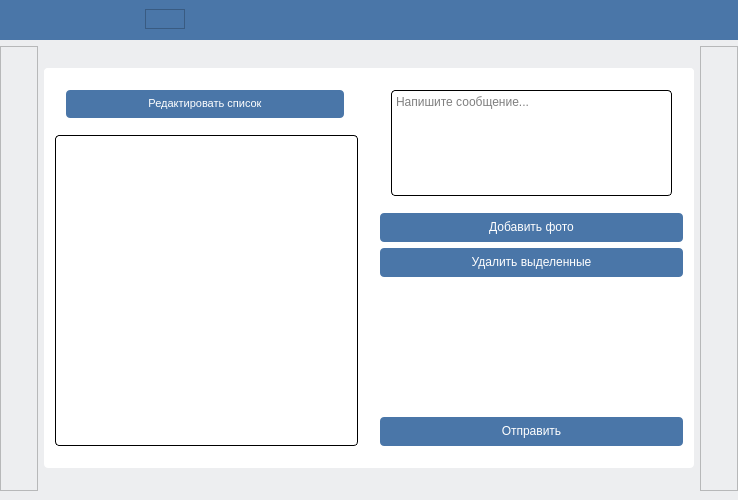
<?xml version="1.0" encoding="UTF-8"?>
<ui version="4.0">
 <class>MainWindow</class>
 <widget class="QMainWindow" name="MainWindow">
  <property name="geometry">
   <rect>
    <x>0</x>
    <y>0</y>
    <width>738</width>
    <height>500</height>
   </rect>
  </property>
  <property name="sizePolicy">
   <sizepolicy hsizetype="Fixed" vsizetype="Fixed">
    <horstretch>0</horstretch>
    <verstretch>0</verstretch>
   </sizepolicy>
  </property>
  <property name="windowTitle">
   <string>VK Sender</string>
  </property>
  <property name="styleSheet">
   <string notr="true"/>
  </property>
  <widget class="QWidget" name="centralWidget">
   <property name="sizePolicy">
    <sizepolicy hsizetype="Maximum" vsizetype="Maximum">
     <horstretch>0</horstretch>
     <verstretch>0</verstretch>
    </sizepolicy>
   </property>
   <property name="minimumSize">
    <size>
     <width>500</width>
     <height>500</height>
    </size>
   </property>
   <property name="styleSheet">
    <string notr="true">background-color: rgb(237,238,240);</string>
   </property>
   <layout class="QVBoxLayout" name="verticalLayout">
    <property name="spacing">
     <number>6</number>
    </property>
    <property name="leftMargin">
     <number>0</number>
    </property>
    <property name="topMargin">
     <number>0</number>
    </property>
    <property name="rightMargin">
     <number>0</number>
    </property>
    <property name="bottomMargin">
     <number>9</number>
    </property>
    <item>
     <widget class="QFrame" name="frameHeader">
      <property name="sizePolicy">
       <sizepolicy hsizetype="Preferred" vsizetype="Fixed">
        <horstretch>0</horstretch>
        <verstretch>0</verstretch>
       </sizepolicy>
      </property>
      <property name="minimumSize">
       <size>
        <width>0</width>
        <height>0</height>
       </size>
      </property>
      <property name="sizeIncrement">
       <size>
        <width>0</width>
        <height>0</height>
       </size>
      </property>
      <property name="baseSize">
       <size>
        <width>0</width>
        <height>0</height>
       </size>
      </property>
      <property name="styleSheet">
       <string notr="true">background-color: rgb(74,118,168);</string>
      </property>
      <layout class="QHBoxLayout" name="horizontalLayout">
       <property name="leftMargin">
        <number>9</number>
       </property>
       <property name="topMargin">
        <number>9</number>
       </property>
       <item>
        <spacer name="horizontalSpacer_2">
         <property name="orientation">
          <enum>Qt::Horizontal</enum>
         </property>
         <property name="sizeType">
          <enum>QSizePolicy::Expanding</enum>
         </property>
         <property name="sizeHint" stdset="0">
          <size>
           <width>40</width>
           <height>20</height>
          </size>
         </property>
        </spacer>
       </item>
       <item>
        <widget class="QFrame" name="frameLogo">
         <property name="sizePolicy">
          <sizepolicy hsizetype="Preferred" vsizetype="Preferred">
           <horstretch>0</horstretch>
           <verstretch>0</verstretch>
          </sizepolicy>
         </property>
         <property name="minimumSize">
          <size>
           <width>40</width>
           <height>0</height>
          </size>
         </property>
         <property name="maximumSize">
          <size>
           <width>40</width>
           <height>16777215</height>
          </size>
         </property>
         <property name="autoFillBackground">
          <bool>false</bool>
         </property>
         <property name="styleSheet">
          <string notr="true">background: url(&quot;:style/image/vk_logo.svg&quot;) no-repeat;</string>
         </property>
         <property name="frameShape">
          <enum>QFrame::StyledPanel</enum>
         </property>
         <property name="frameShadow">
          <enum>QFrame::Raised</enum>
         </property>
        </widget>
       </item>
       <item>
        <spacer name="horizontalSpacer_5">
         <property name="orientation">
          <enum>Qt::Horizontal</enum>
         </property>
         <property name="sizeHint" stdset="0">
          <size>
           <width>40</width>
           <height>20</height>
          </size>
         </property>
        </spacer>
       </item>
       <item>
        <spacer name="horizontalSpacer_4">
         <property name="orientation">
          <enum>Qt::Horizontal</enum>
         </property>
         <property name="sizeType">
          <enum>QSizePolicy::Expanding</enum>
         </property>
         <property name="sizeHint" stdset="0">
          <size>
           <width>40</width>
           <height>20</height>
          </size>
         </property>
        </spacer>
       </item>
       <item>
        <spacer name="horizontalSpacer">
         <property name="orientation">
          <enum>Qt::Horizontal</enum>
         </property>
         <property name="sizeType">
          <enum>QSizePolicy::Expanding</enum>
         </property>
         <property name="sizeHint" stdset="0">
          <size>
           <width>40</width>
           <height>20</height>
          </size>
         </property>
        </spacer>
       </item>
       <item>
        <spacer name="horizontalSpacer_3">
         <property name="orientation">
          <enum>Qt::Horizontal</enum>
         </property>
         <property name="sizeType">
          <enum>QSizePolicy::Expanding</enum>
         </property>
         <property name="sizeHint" stdset="0">
          <size>
           <width>100</width>
           <height>20</height>
          </size>
         </property>
        </spacer>
       </item>
      </layout>
     </widget>
    </item>
    <item>
     <layout class="QHBoxLayout" name="horizontalLayout_Main">
      <property name="spacing">
       <number>6</number>
      </property>
      <item>
       <widget class="QFrame" name="frame_left">
        <property name="sizePolicy">
         <sizepolicy hsizetype="Expanding" vsizetype="Preferred">
          <horstretch>1</horstretch>
          <verstretch>0</verstretch>
         </sizepolicy>
        </property>
        <property name="frameShape">
         <enum>QFrame::StyledPanel</enum>
        </property>
        <property name="frameShadow">
         <enum>QFrame::Raised</enum>
        </property>
       </widget>
      </item>
      <item>
       <widget class="QFrame" name="frameMainFields">
        <property name="sizePolicy">
         <sizepolicy hsizetype="Fixed" vsizetype="Fixed">
          <horstretch>0</horstretch>
          <verstretch>0</verstretch>
         </sizepolicy>
        </property>
        <property name="minimumSize">
         <size>
          <width>650</width>
          <height>0</height>
         </size>
        </property>
        <property name="maximumSize">
         <size>
          <width>600</width>
          <height>400</height>
         </size>
        </property>
        <property name="styleSheet">
         <string notr="true">background-color: white;
border-radius: 4px 4px 0 0;</string>
        </property>
        <property name="frameShape">
         <enum>QFrame::NoFrame</enum>
        </property>
        <property name="frameShadow">
         <enum>QFrame::Raised</enum>
        </property>
        <layout class="QHBoxLayout" name="horizontalLayout_2">
         <property name="spacing">
          <number>0</number>
         </property>
         <property name="leftMargin">
          <number>0</number>
         </property>
         <property name="topMargin">
          <number>0</number>
         </property>
         <property name="rightMargin">
          <number>0</number>
         </property>
         <item>
          <widget class="QFrame" name="editLinkListFrame">
           <property name="frameShape">
            <enum>QFrame::StyledPanel</enum>
           </property>
           <property name="frameShadow">
            <enum>QFrame::Raised</enum>
           </property>
           <layout class="QVBoxLayout" name="verticalLayout_2">
            <item>
             <widget class="QFrame" name="frameEditGroupButtons">
              <property name="sizePolicy">
               <sizepolicy hsizetype="Maximum" vsizetype="Maximum">
                <horstretch>0</horstretch>
                <verstretch>0</verstretch>
               </sizepolicy>
              </property>
              <property name="minimumSize">
               <size>
                <width>300</width>
                <height>30</height>
               </size>
              </property>
              <property name="frameShape">
               <enum>QFrame::StyledPanel</enum>
              </property>
              <property name="frameShadow">
               <enum>QFrame::Raised</enum>
              </property>
              <layout class="QHBoxLayout" name="horizontalLayout_4">
               <item>
                <widget class="QPushButton" name="editListButton">
                 <property name="font">
                  <font>
                   <family>MS Shell Dlg 2</family>
                   <pointsize>8</pointsize>
                   <weight>50</weight>
                   <italic>false</italic>
                   <bold>false</bold>
                  </font>
                 </property>
                 <property name="cursor">
                  <cursorShape>PointingHandCursor</cursorShape>
                 </property>
                 <property name="styleSheet">
                  <string notr="true">QPushButton{
	background-color: #4a76a8;
	padding: 7px 16px 8px;
	text-align: center;
	border-radius: 4px;
	color: white;
}
QPushButton:hover{
	background-color: #5181B8;
}</string>
                 </property>
                 <property name="text">
                  <string>Редактировать список</string>
                 </property>
                </widget>
               </item>
              </layout>
             </widget>
            </item>
            <item>
             <widget class="QFrame" name="frameGroupTable">
              <property name="sizePolicy">
               <sizepolicy hsizetype="Expanding" vsizetype="Expanding">
                <horstretch>0</horstretch>
                <verstretch>0</verstretch>
               </sizepolicy>
              </property>
              <property name="frameShape">
               <enum>QFrame::StyledPanel</enum>
              </property>
              <property name="frameShadow">
               <enum>QFrame::Raised</enum>
              </property>
              <layout class="QVBoxLayout" name="verticalLayout_3">
               <property name="leftMargin">
                <number>0</number>
               </property>
               <property name="topMargin">
                <number>0</number>
               </property>
               <property name="rightMargin">
                <number>0</number>
               </property>
               <property name="bottomMargin">
                <number>0</number>
               </property>
               <item>
                <widget class="QListWidget" name="groupList">
                 <property name="styleSheet">
                  <string notr="true">border: 1px solid black;</string>
                 </property>
                </widget>
               </item>
              </layout>
             </widget>
            </item>
           </layout>
          </widget>
         </item>
         <item>
          <widget class="QFrame" name="sendFieldsFrame">
           <property name="sizePolicy">
            <sizepolicy hsizetype="Expanding" vsizetype="Expanding">
             <horstretch>0</horstretch>
             <verstretch>0</verstretch>
            </sizepolicy>
           </property>
           <property name="frameShape">
            <enum>QFrame::StyledPanel</enum>
           </property>
           <property name="frameShadow">
            <enum>QFrame::Raised</enum>
           </property>
           <layout class="QVBoxLayout" name="verticalLayout_5">
            <item>
             <widget class="QFrame" name="textEditorFrame">
              <property name="sizePolicy">
               <sizepolicy hsizetype="Expanding" vsizetype="Expanding">
                <horstretch>0</horstretch>
                <verstretch>0</verstretch>
               </sizepolicy>
              </property>
              <property name="frameShape">
               <enum>QFrame::StyledPanel</enum>
              </property>
              <property name="frameShadow">
               <enum>QFrame::Raised</enum>
              </property>
              <layout class="QHBoxLayout" name="horizontalLayout_3">
               <item>
                <widget class="QTextEdit" name="messageEdit">
                 <property name="styleSheet">
                  <string notr="true">border: 1px solid black;</string>
                 </property>
                 <property name="placeholderText">
                  <string>Напишите сообщение...</string>
                 </property>
                </widget>
               </item>
              </layout>
             </widget>
            </item>
            <item>
             <widget class="QPushButton" name="addNewPhotoButton">
              <property name="cursor">
               <cursorShape>PointingHandCursor</cursorShape>
              </property>
              <property name="styleSheet">
               <string notr="true">QPushButton{
	background-color: #4a76a8;
	padding: 7px 16px 8px;
	text-align: center;
	border-radius: 4px;
	color: white;
}
QPushButton:hover{
	background-color: #5181B8;
}</string>
              </property>
              <property name="text">
               <string>Добавить фото</string>
              </property>
             </widget>
            </item>
            <item>
             <widget class="QPushButton" name="deleteSelectedPhotosButton">
              <property name="cursor">
               <cursorShape>PointingHandCursor</cursorShape>
              </property>
              <property name="styleSheet">
               <string notr="true">QPushButton{
	background-color: #4a76a8;
	padding: 7px 16px 8px;
	text-align: center;
	border-radius: 4px;
	color: white;
}
QPushButton:hover{
	background-color: #5181B8;
}</string>
              </property>
              <property name="text">
               <string>Удалить выделенные</string>
              </property>
             </widget>
            </item>
            <item>
             <widget class="QFrame" name="photosFrame">
              <property name="sizePolicy">
               <sizepolicy hsizetype="Expanding" vsizetype="Expanding">
                <horstretch>0</horstretch>
                <verstretch>0</verstretch>
               </sizepolicy>
              </property>
              <property name="styleSheet">
               <string notr="true"/>
              </property>
              <property name="frameShape">
               <enum>QFrame::StyledPanel</enum>
              </property>
              <property name="frameShadow">
               <enum>QFrame::Raised</enum>
              </property>
              <layout class="QHBoxLayout" name="horizontalLayout_5">
               <item>
                <widget class="QListWidget" name="photosListWidget">
                 <property name="selectionMode">
                  <enum>QAbstractItemView::MultiSelection</enum>
                 </property>
                 <property name="iconSize">
                  <size>
                   <width>50</width>
                   <height>50</height>
                  </size>
                 </property>
                 <property name="viewMode">
                  <enum>QListView::IconMode</enum>
                 </property>
                </widget>
               </item>
              </layout>
             </widget>
            </item>
            <item>
             <widget class="QPushButton" name="sendButton">
              <property name="cursor">
               <cursorShape>PointingHandCursor</cursorShape>
              </property>
              <property name="styleSheet">
               <string notr="true">QPushButton{
	background-color: #4a76a8;
	padding: 7px 16px 8px;
	text-align: center;
	border-radius: 4px;
	color: white;
}
QPushButton:hover{
	background-color: #5181B8;
}</string>
              </property>
              <property name="text">
               <string>Отправить</string>
              </property>
             </widget>
            </item>
           </layout>
          </widget>
         </item>
        </layout>
       </widget>
      </item>
      <item>
       <widget class="QFrame" name="frame_right">
        <property name="sizePolicy">
         <sizepolicy hsizetype="Expanding" vsizetype="Preferred">
          <horstretch>1</horstretch>
          <verstretch>0</verstretch>
         </sizepolicy>
        </property>
        <property name="frameShape">
         <enum>QFrame::StyledPanel</enum>
        </property>
        <property name="frameShadow">
         <enum>QFrame::Raised</enum>
        </property>
       </widget>
      </item>
     </layout>
    </item>
   </layout>
  </widget>
 </widget>
 <layoutdefault spacing="6" margin="11"/>
 <resources/>
 <connections/>
</ui>
